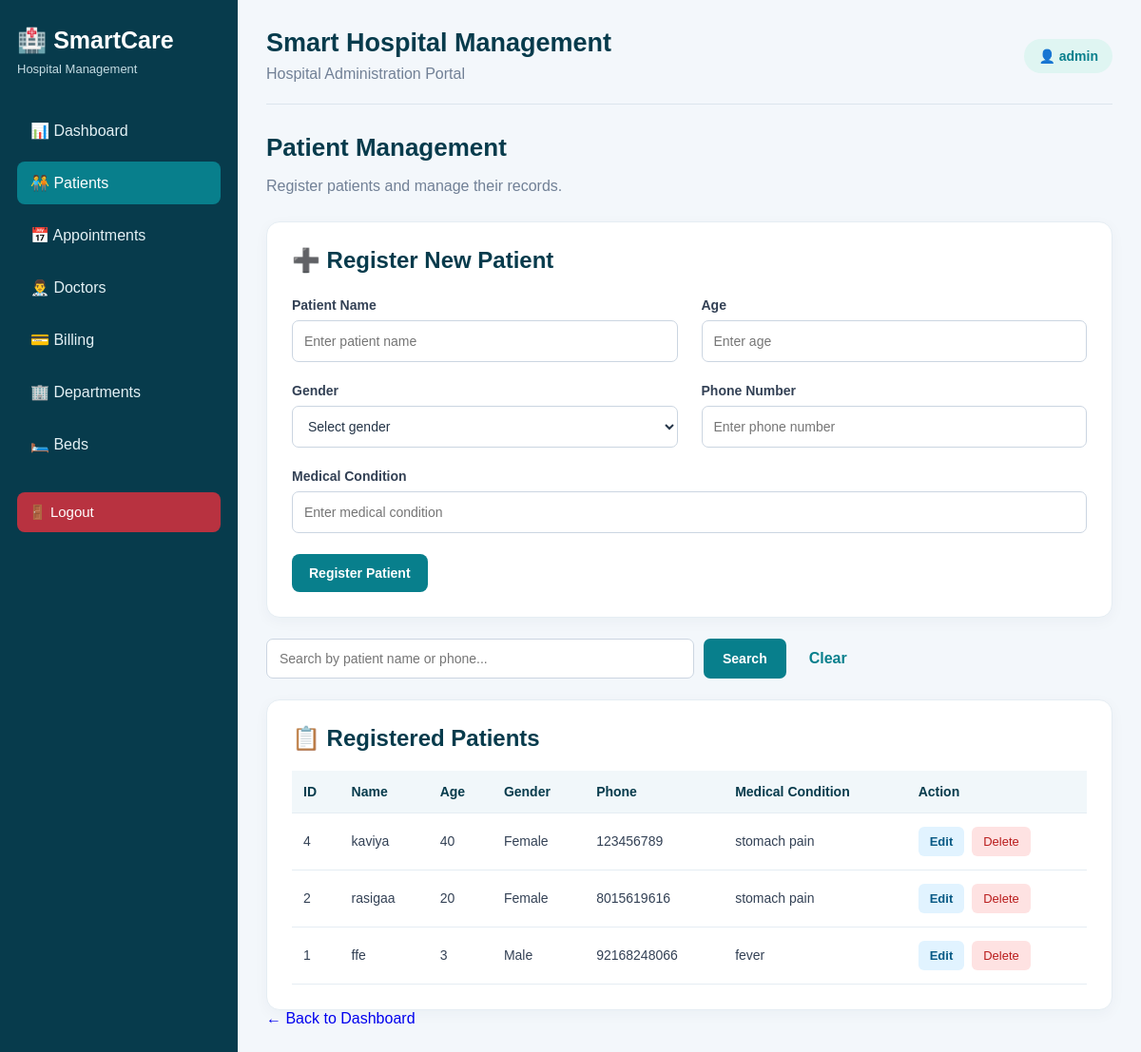
Page /patients (signed in) on the committed database.
### tables this page shows
CREATE TABLE patients (
            id INTEGER PRIMARY KEY AUTOINCREMENT,
            name TEXT NOT NULL,
            age INTEGER NOT NULL,
            gender TEXT NOT NULL,
            phone TEXT NOT NULL,
            condition_name TEXT NOT NULL
        );

### app.py (the view)
@app.route("/patients")
@login_required
def patients():
    search = request.args.get("search", "").strip()
    conn = get_db_connection()
    try:
        if search:
            patient_list = conn.execute("""
                SELECT *
                FROM patients
                WHERE name LIKE ? OR phone LIKE ?
                ORDER BY id DESC
            """, (f"%{search}%", f"%{search}%")).fetchall()
        else:
            patient_list = conn.execute("""
                SELECT *
                FROM patients
                ORDER BY id DESC
            """).fetchall()
    finally:
        conn.close()
    return render_template(
        "patients.html",
        patients=patient_list,
        search=search,
    )

### app.py (called while the page is built)
def get_db_connection():
    conn = sqlite3.connect(DATABASE)
    conn.row_factory = sqlite3.Row
    return conn

def login_required(view_function):
    @wraps(view_function)
    def wrapped_view(*args, **kwargs):
        if "admin_id" not in session:
            flash("Please log in to continue.", "error")
            return redirect(url_for("login"))
        return view_function(*args, **kwargs)
    return wrapped_view

### templates/patients.html (shortened to what this page needs)
{% extends "base.html" %}
{% block content %}
<section class="welcome">
    <h2>Patient Management</h2>
    <p>Register patients and manage their records.</p>
</section>
<section class="panel">
    <h2>➕ Register New Patient</h2>
    <form action="{{ url_for('add_patient') }}" method="POST"
          class="patient-form">
        <div class="form-group">
            <label for="name">Patient Name</label>
            <input type="text" id="name" name="name"
                   placeholder="Enter patient name"
                   maxlength="100" required>
        </div>
        <div class="form-group">
            <label for="age">Age</label>
            <input type="number" id="age" name="age"
                   min="1" max="120"
                   placeholder="Enter age" required>
        </div>
        <div class="form-group">
            <label for="gender">Gender</label>
            <select id="gender" name="gender" required>
                <option value="">Select gender</option>
            </select>
        </div>
        <div class="form-group">
            <label for="phone">Phone Number</label>
            <input type="tel" id="phone" name="phone"
                   placeholder="Enter phone number"
                   maxlength="15" required>
        </div>
        <div class="form-group full-width">
            <label for="condition_name">Medical Condition</label>
            <input type="text" id="condition_name"
                   name="condition_name"
                   placeholder="Enter medical condition"
                   maxlength="200" required>
        </div>
        <button type="submit" class="primary-button">
            Register Patient
        </button>
    </form>
</section>
<form action="{{ url_for('patients') }}" method="GET" class="search-form">
    <input
        type="text"
        name="search"
        placeholder="Search by patient name or phone..."
        value="{{ search|default('') }}"
    >
    <button type="submit">Search</button>
    <a href="{{ url_for('patients') }}">Clear</a>
</form>
<section class="panel patient-records">
    <h2>📋 Registered Patients</h2>
    {% if patients %}
    <div class="table-container">
        <table>
            <thead>
                <tr>
                    <th>ID</th>
                    <th>Name</th>
                    <th>Age</th>
                    <th>Gender</th>
                    <th>Phone</th>
                    <th>Medical Condition</th>
                    <th>Action</th>
                </tr>
            </thead>
            <tbody>
                {% for patient in patients %}
                <tr>
                    <td>{{ patient.id }}</td>
                    <td>{{ patient.name }}</td>
                    <td>{{ patient.age }}</td>
                    <td>{{ patient.gender }}</td>
                    <td>{{ patient.phone }}</td>
                    <td>{{ patient.condition_name }}</td>
       <td>
    <div class="action-buttons">
        <a href="{{ url_for(
            'edit_patient',
            patient_id=patient.id
        ) }}" class="edit-button">
            Edit
        </a>
        <form action="{{ url_for(
            'delete_patient',
            patient_id=patient.id
        ) }}" method="POST"
        onsubmit="return confirm(
            'Are you sure you want to delete this patient?'
        );">
            <button type="submit" class="delete-button">
                Delete
            </button>
        </form>
    </div>
</td>
                </tr>
                {% endfor %}
            </tbody>
        </table>
    </div>
    {% else %}
    <div class="empty-state">
        <p>No patients registered yet.</p>
        <p>Use the form above to register your first patient.</p>
    </div>
    {% endif %}
</section>
<a href="{{ url_for('dashboard') }}" class="back-link">
    ← Back to Dashboard
</a>
{% endblock %}

### static/css/style.css (style rules this page uses)
* { box-sizing: border-box; }
body { margin: 0; font-family: Arial, Helvetica, sans-serif; background: #f3f7fb; color: #243447; }
a { text-decoration: none; }
.welcome { margin-bottom: 28px; }
.welcome h2 { margin-bottom: 8px; color: #073b4c; font-size: 26px; }
.welcome p { color: #718096; }
.panel { padding: 26px; background: white; border: 1px solid #e5edf3; border-radius: 14px; box-shadow: 0 4px 15px rgba(20, 50, 70, 0.04); }
.panel h2 { margin-top: 0; color: #073b4c; }
.primary-button { display: inline-block; padding: 12px 18px; background: #087f8c; color: white; border-radius: 8px; font-size: 14px; transition: background 0.2s ease; }
.action-buttons { display: flex; align-items: center; gap: 8px; }
.edit-button { display: inline-block; padding: 8px 12px; background: #e1f3ff; color: #075985; border-radius: 6px; font-size: 13px; font-weight: bold; }
.delete-button { padding: 8px 12px; background: #fee2e2; color: #b91c1c; border: none; border-radius: 6px; font-size: 13px; cursor: pointer; }
.action-buttons form { margin: 0; }
.patient-form { display: grid; grid-template-columns: repeat(2, minmax(0, 1fr)); gap: 22px 25px; margin-top: 25px; }
.patient-form .form-group { display: flex; flex-direction: column; gap: 8px; min-width: 0; }
.patient-form .form-group.full-width { grid-column: 1 / -1; }
.patient-form label { font-size: 14px; font-weight: 600; color: #334155; }
.patient-form input, .patient-form select { display: block; width: 100%; min-width: 0; height: 44px; padding: 10px 12px; border: 1px solid #cbd5e1; border-radius: 7px; background: #ffffff; color: #243447; font-family: inherit; font-size: 14px; outline: none; transition: border-color 0.2s, box-shadow 0.2s; }
.patient-form button.primary-button { justify-self: start; border: none; cursor: pointer; font-family: inherit; font-size: 14px; font-weight: 600; }
.search-form { display: flex; align-items: center; flex-wrap: wrap; gap: 10px; margin: 22px 0; }
.search-form input { flex: 1; min-width: 220px; max-width: 450px; height: 42px; padding: 10px 13px; border: 1px solid #cbd5e1; border-radius: 7px; font-family: inherit; font-size: 14px; outline: none; }
.search-form button { height: 42px; padding: 0 20px; border: none; border-radius: 7px; background: #087f8c; color: white; font-size: 14px; font-weight: 600; cursor: pointer; }
.search-form a { padding: 10px 14px; color: #087f8c; font-weight: 600; }
.patient-records { margin-top: 20px; }
.table-container { width: 100%; overflow-x: auto; margin-top: 18px; }
.table-container table { width: 100%; border-collapse: collapse; text-align: left; }
.table-container th, .table-container td { padding: 14px 12px; border-bottom: 1px solid #e5edf3; vertical-align: middle; font-size: 14px; }
.table-container th { background: #f1f7fa; color: #073b4c; font-weight: 700; white-space: nowrap; }
.table-container td { color: #334155; }
.patient-records .action-buttons { display: flex; align-items: center; gap: 8px; }
.patient-records .action-buttons form { margin: 0; }

### rows in the picture
patients: id "4", name "kaviya", age "40", gender "Female", phone "123456789", condition_name "stomach pain"
patients: id "2", name "rasigaa", age "20", gender "Female", phone "8015619616", condition_name "stomach pain"
patients: id "1", name "ffe", age "3", gender "Male", phone "92168248066", condition_name "fever"

### other values in the picture
{{ session.get('admin_username', 'Administrator') }} "admin"
